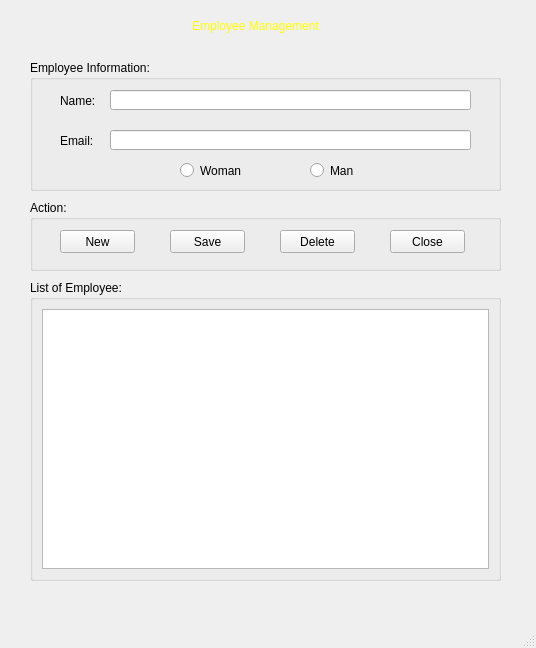
<?xml version="1.0" encoding="UTF-8"?>
<ui version="4.0">
 <class>MainWindow</class>
 <widget class="QMainWindow" name="MainWindow">
  <property name="geometry">
   <rect>
    <x>0</x>
    <y>0</y>
    <width>536</width>
    <height>648</height>
   </rect>
  </property>
  <property name="windowTitle">
   <string>MainWindow</string>
  </property>
  <widget class="QWidget" name="centralwidget">
   <widget class="QLabel" name="label">
    <property name="geometry">
     <rect>
      <x>90</x>
      <y>0</y>
      <width>331</width>
      <height>51</height>
     </rect>
    </property>
    <property name="styleSheet">
     <string notr="true">color: rgb(255, 255, 0);

font: 20pt &quot;MS Shell Dlg 2&quot;;</string>
    </property>
    <property name="text">
     <string>Employee Management</string>
    </property>
    <property name="alignment">
     <set>Qt::AlignCenter</set>
    </property>
   </widget>
   <widget class="QGroupBox" name="groupBox">
    <property name="geometry">
     <rect>
      <x>30</x>
      <y>60</y>
      <width>471</width>
      <height>131</height>
     </rect>
    </property>
    <property name="styleSheet">
     <string notr="true">font: 10pt &quot;MS Shell Dlg 2&quot;;</string>
    </property>
    <property name="title">
     <string>Employee Information:</string>
    </property>
    <widget class="QLabel" name="label_2">
     <property name="geometry">
      <rect>
       <x>30</x>
       <y>30</y>
       <width>71</width>
       <height>21</height>
      </rect>
     </property>
     <property name="text">
      <string>Name:</string>
     </property>
    </widget>
    <widget class="QLineEdit" name="lineEditName">
     <property name="geometry">
      <rect>
       <x>80</x>
       <y>30</y>
       <width>361</width>
       <height>20</height>
      </rect>
     </property>
    </widget>
    <widget class="QLabel" name="label_3">
     <property name="geometry">
      <rect>
       <x>30</x>
       <y>70</y>
       <width>71</width>
       <height>21</height>
      </rect>
     </property>
     <property name="text">
      <string>Email:</string>
     </property>
    </widget>
    <widget class="QLineEdit" name="lineEditEmail">
     <property name="geometry">
      <rect>
       <x>80</x>
       <y>70</y>
       <width>361</width>
       <height>20</height>
      </rect>
     </property>
    </widget>
    <widget class="QRadioButton" name="radioButtonWoman">
     <property name="geometry">
      <rect>
       <x>150</x>
       <y>100</y>
       <width>83</width>
       <height>21</height>
      </rect>
     </property>
     <property name="text">
      <string>Woman</string>
     </property>
    </widget>
    <widget class="QRadioButton" name="radioButtonMan">
     <property name="geometry">
      <rect>
       <x>280</x>
       <y>100</y>
       <width>83</width>
       <height>21</height>
      </rect>
     </property>
     <property name="text">
      <string>Man</string>
     </property>
    </widget>
   </widget>
   <widget class="QGroupBox" name="groupBox_2">
    <property name="geometry">
     <rect>
      <x>30</x>
      <y>200</y>
      <width>471</width>
      <height>71</height>
     </rect>
    </property>
    <property name="styleSheet">
     <string notr="true">font: 10pt &quot;MS Shell Dlg 2&quot;;</string>
    </property>
    <property name="title">
     <string>Action:</string>
    </property>
    <widget class="QPushButton" name="pushButtonNew">
     <property name="geometry">
      <rect>
       <x>30</x>
       <y>30</y>
       <width>75</width>
       <height>23</height>
      </rect>
     </property>
     <property name="text">
      <string>New</string>
     </property>
     <property name="icon">
      <iconset>
       <normaloff>../images/ic_new.png</normaloff>../images/ic_new.png</iconset>
     </property>
    </widget>
    <widget class="QPushButton" name="pushButtonSave">
     <property name="geometry">
      <rect>
       <x>140</x>
       <y>30</y>
       <width>75</width>
       <height>23</height>
      </rect>
     </property>
     <property name="text">
      <string>Save</string>
     </property>
     <property name="icon">
      <iconset>
       <normaloff>../images/ic_save.png</normaloff>../images/ic_save.png</iconset>
     </property>
    </widget>
    <widget class="QPushButton" name="pushButtonDelete">
     <property name="geometry">
      <rect>
       <x>250</x>
       <y>30</y>
       <width>75</width>
       <height>23</height>
      </rect>
     </property>
     <property name="text">
      <string>Delete</string>
     </property>
     <property name="icon">
      <iconset>
       <normaloff>../images/ic_delete.png</normaloff>../images/ic_delete.png</iconset>
     </property>
    </widget>
    <widget class="QPushButton" name="pushButtonClose">
     <property name="geometry">
      <rect>
       <x>360</x>
       <y>30</y>
       <width>75</width>
       <height>23</height>
      </rect>
     </property>
     <property name="text">
      <string>Close</string>
     </property>
     <property name="icon">
      <iconset>
       <normaloff>../images/ic_close.png</normaloff>../images/ic_close.png</iconset>
     </property>
    </widget>
   </widget>
   <widget class="QGroupBox" name="groupBox_3">
    <property name="geometry">
     <rect>
      <x>30</x>
      <y>280</y>
      <width>471</width>
      <height>301</height>
     </rect>
    </property>
    <property name="styleSheet">
     <string notr="true">font: 10pt &quot;MS Shell Dlg 2&quot;;</string>
    </property>
    <property name="title">
     <string>List of Employee:</string>
    </property>
    <layout class="QVBoxLayout" name="verticalLayout">
     <item>
      <widget class="QListWidget" name="listWidgetEmployee"/>
     </item>
    </layout>
   </widget>
  </widget>
  <widget class="QMenuBar" name="menubar">
   <property name="geometry">
    <rect>
     <x>0</x>
     <y>0</y>
     <width>536</width>
     <height>22</height>
    </rect>
   </property>
  </widget>
  <widget class="QStatusBar" name="statusbar"/>
 </widget>
 <resources/>
 <connections/>
</ui>
